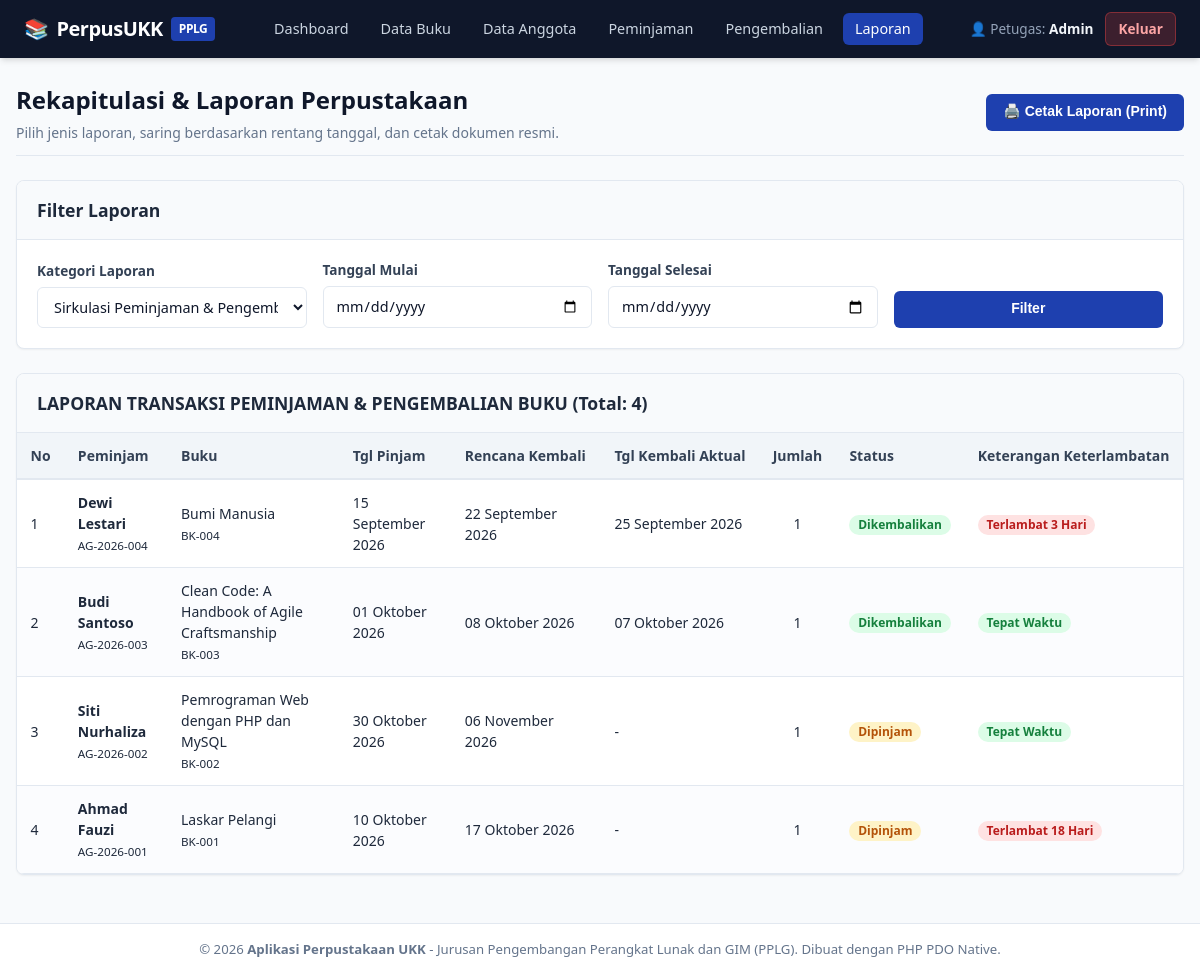
Page /perpus/versi-polos/laporan.php (signed in) on the committed database.
### tables this page shows
CREATE TABLE `peminjaman` (
    `id_peminjaman` INT AUTO_INCREMENT PRIMARY KEY,
    `id_anggota` INT NOT NULL,
    `id_buku` INT NOT NULL,
    `tanggal_pinjam` DATE NOT NULL,
    `tanggal_rencana_kembali` DATE NOT NULL,
    `tanggal_kembali_aktual` DATE NULL DEFAULT NULL,
    `jumlah_pinjam` INT NOT NULL DEFAULT 1,
    `status` ENUM('Dipinjam', 'Dikembalikan') NOT NULL DEFAULT 'Dipinjam',
    `created_at` TIMESTAMP DEFAULT CURRENT_TIMESTAMP,
    KEY `idx_peminjaman_status` (`status`),
    KEY `idx_peminjaman_tgl_pinjam` (`tanggal_pinjam`),
    CONSTRAINT `fk_peminjaman_anggota` 
        FOREIGN KEY (`id_anggota`) REFERENCES `anggota` (`id_anggota`) 
        ON DELETE RESTRICT ON UPDATE CASCADE,
    CONSTRAINT `fk_peminjaman_buku` 
        FOREIGN KEY (`id_buku`) REFERENCES `buku` (`id_buku`) 
        ON DELETE RESTRICT ON UPDATE CASCADE
);

CREATE TABLE `anggota` (
    `id_anggota` INT AUTO_INCREMENT PRIMARY KEY,
    `nomor_anggota` VARCHAR(20) NOT NULL UNIQUE,
    `nama_lengkap` VARCHAR(100) NOT NULL,
    `jenis_kelamin` ENUM('Laki-laki', 'Perempuan') NOT NULL,
    `alamat` TEXT NOT NULL,
    `no_telepon` VARCHAR(20) NOT NULL,
    `tanggal_pendaftaran` DATE NOT NULL,
    `created_at` TIMESTAMP DEFAULT CURRENT_TIMESTAMP,
    KEY `idx_anggota_nama` (`nama_lengkap`)
);

CREATE TABLE `buku` (
    `id_buku` INT AUTO_INCREMENT PRIMARY KEY,
    `kode_buku` VARCHAR(20) NOT NULL UNIQUE,
    `judul_buku` VARCHAR(150) NOT NULL,
    `pengarang` VARCHAR(100) NOT NULL,
    `penerbit` VARCHAR(100) NOT NULL,
    `tahun_terbit` YEAR NOT NULL,
    `kategori` VARCHAR(50) NOT NULL,
    `stok` INT NOT NULL DEFAULT 0,
    `created_at` TIMESTAMP DEFAULT CURRENT_TIMESTAMP,
    KEY `idx_buku_judul` (`judul_buku`)
);

### perpus/versi-polos/config/database.php (called while the page is built, shortened)
<?php
function escape($data) {
    return htmlspecialchars((string)$data, ENT_QUOTES, 'UTF-8');
}
function format_tanggal($tanggal) {
    if (empty($tanggal) || $tanggal === '0000-00-00') {
        return '-';
    }
    $bulanIndo = [
        1 => 'Januari', 'Februari', 'Maret', 'April', 'Mei', 'Juni',
        'Juli', 'Agustus', 'September', 'Oktober', 'November', 'Desember'
    ];
    $timestamp = strtotime($tanggal);
    $hari  = date('d', $timestamp);
    $bulan = $bulanIndo[(int)date('m', $timestamp)];
    $tahun = date('Y', $timestamp);
    return "{$hari} {$bulan} {$tahun}";
}
function hitung_keterlambatan($tglRencana, $tglAktual = null) {
    $targetRencana = new DateTime($tglRencana);
    $targetSelesai = !empty($tglAktual) ? new DateTime($tglAktual) : new DateTime(date('Y-m-d'));
    $targetRencana->setTime(0, 0, 0);
    $targetSelesai->setTime(0, 0, 0);
    if ($targetSelesai > $targetRencana) {
        $interval = $targetRencana->diff($targetSelesai);
        $hariTerlambat = (int)$interval->format('%a');
        return [
            'terlambat'   => true,
            'hari'        => $hariTerlambat,
            'status_teks' => "Terlambat {$hariTerlambat} Hari",
            'badge_class' => 'danger'
        ];
    } else {
        return [
            'terlambat'   => false,
            'hari'        => 0,
            'status_teks' => 'Tepat Waktu',
            'badge_class' => 'success'
        ];
    }
}

### perpus/versi-polos/laporan.php (the view, shortened to what this page needs)
<?php
require_once 'config/database.php';
$jenis_laporan   = $_GET['jenis'] ?? 'peminjaman';
$tanggal_mulai   = $_GET['tanggal_mulai'] ?? '';
$tanggal_selesai = $_GET['tanggal_selesai'] ?? '';
$dataLaporan = [];
$judulDokumen = "";
if ($jenis_laporan === 'buku') {
    $judulDokumen = "LAPORAN DATA KOLEKSI BUKU PERPUSTAKAAN";
    $stmt = $pdo->query("SELECT * FROM buku ORDER BY id_buku ASC");
    $dataLaporan = $stmt->fetchAll();
} else {
    $jenis_laporan = 'peminjaman';
    $judulDokumen = "LAPORAN TRANSAKSI PEMINJAMAN & PENGEMBALIAN BUKU";
    if (!empty($tanggal_mulai) && !empty($tanggal_selesai)) {
        $stmt = $pdo->prepare("
            SELECT p.*, a.nama_lengkap AS nama_anggota, a.nomor_anggota, b.judul_buku, b.kode_buku
            FROM peminjaman p
            JOIN anggota a ON p.id_anggota = a.id_anggota
            JOIN buku b ON p.id_buku = b.id_buku
            WHERE p.tanggal_pinjam BETWEEN :tgl_awal AND :tgl_akhir
            ORDER BY p.tanggal_pinjam ASC
        ");
        $stmt->execute([':tgl_awal' => $tanggal_mulai, ':tgl_akhir' => $tanggal_selesai]);
    } else {
        $stmt = $pdo->query("
            SELECT p.*, a.nama_lengkap AS nama_anggota, a.nomor_anggota, b.judul_buku, b.kode_buku
            FROM peminjaman p
            JOIN anggota a ON p.id_anggota = a.id_anggota
            JOIN buku b ON p.id_buku = b.id_buku
            ORDER BY p.id_peminjaman DESC
        ");
    }
    $dataLaporan = $stmt->fetchAll();
}
include 'includes/header.php';
?>
<div class="page-header no-print">
    <div>
        <h1 class="page-title">Rekapitulasi & Laporan Perpustakaan</h1>
        <p class="page-subtitle">Pilih jenis laporan, saring berdasarkan rentang tanggal, dan cetak dokumen resmi.</p>
    </div>
    <div class="page-actions">
        <button type="button" class="btn btn-primary" onclick="window.print()">
            🖨️ Cetak Laporan (Print)
        </button>
    </div>
</div>
<div class="card no-print" style="margin-bottom: 1.5rem;">
    <div class="card-header">
        <h2 class="card-title">Filter Laporan</h2>
    </div>
    <div class="card-body">
        <form action="laporan.php" method="GET" class="filter-form">
            <div class="grid grid-cols-4" style="align-items: flex-end; gap: 1rem;">
                <div class="form-group" style="margin-bottom: 0;">
                    <label for="jenis" class="form-label">Kategori Laporan</label>
                    <select id="jenis" name="jenis" class="form-select" onchange="this.form.submit()">
                        <option value="peminjaman" <?= ($jenis_laporan === 'peminjaman') ? 'selected' : '' ?>>
                            Sirkulasi Peminjaman & Pengembalian
                        </option>
                    </select>
                </div>
                <div class="form-group" style="margin-bottom: 0;">
                    <label for="tanggal_mulai" class="form-label">Tanggal Mulai</label>
                    <input type="date" id="tanggal_mulai" name="tanggal_mulai" class="form-control"
                           value="<?= escape($tanggal_mulai) ?>"
                           <?= ($jenis_laporan === 'buku') ? 'disabled style="background:#f1f5f9;"' : '' ?>>
                </div>
                <div class="form-group" style="margin-bottom: 0;">
                    <label for="tanggal_selesai" class="form-label">Tanggal Selesai</label>
                    <input type="date" id="tanggal_selesai" name="tanggal_selesai" class="form-control"
                           value="<?= escape($tanggal_selesai) ?>"
                           <?= ($jenis_laporan === 'buku') ? 'disabled style="background:#f1f5f9;"' : '' ?>>
                </div>
                <div style="display: flex; gap: 0.5rem;">
                    <button type="submit" class="btn btn-primary" style="flex: 1;">Filter</button>
                </div>
            </div>
        </form>
    </div>
</div>
<div class="card">
    <div class="card-header no-print">
        <h2 class="card-title"><?= escape($judulDokumen) ?> (Total: <?= count($dataLaporan) ?>)</h2>
    </div>
    <div class="card-body" style="padding: 0;">
        <div class="table-responsive">
            <?php if ($jenis_laporan === 'buku'): ?>
                <table class="table table-striped">
                    <thead>
                        <tr>
                            <th>No</th>
                            <th>Kode Buku</th>
                            <th>Judul Buku</th>
                            <th>Pengarang</th>
                            <th>Penerbit</th>
                            <th>Tahun</th>
                            <th>Kategori</th>
                            <th>Stok</th>
                        </tr>
                    </thead>
                    <tbody>
                        <?php if (empty($dataLaporan)): ?>
                            <tr>
                                <td colspan="8" style="text-align: center; padding: 2rem;">Tidak ada data buku yang tersedia.</td>
                            </tr>
                        <?php else: ?>
                            <?php $no = 1; foreach ($dataLaporan as $b): ?>
                                <tr>
                                    <td><?= $no++ ?></td>
                                    <td><code><?= escape($b['kode_buku']) ?></code></td>
                                    <td><strong><?= escape($b['judul_buku']) ?></strong></td>
                                    <td><?= escape($b['pengarang']) ?></td>
                                    <td><?= escape($b['penerbit']) ?></td>
                                    <td><?= escape($b['tahun_terbit']) ?></td>
                                    <td><?= escape($b['kategori']) ?></td>
                                    <td style="text-align: center;"><strong><?= (int)$b['stok'] ?></strong></td>
                                </tr>
                            <?php endforeach; ?>
                        <?php endif; ?>
                    </tbody>
                </table>
            <?php else: ?>
                <table class="table table-striped">
                    <thead>
                        <tr>
                            <th>No</th>
                            <th>Peminjam</th>
                            <th>Buku</th>
                            <th>Tgl Pinjam</th>
                            <th>Rencana Kembali</th>
                            <th>Tgl Kembali Aktual</th>
                            <th>Jumlah</th>
                            <th>Status</th>
                            <th>Keterangan Keterlambatan</th>
                        </tr>
                    </thead>
                    <tbody>
                        <?php if (empty($dataLaporan)): ?>
                            <tr>
                                <td colspan="9" style="text-align: center; padding: 2rem;">Tidak ada transaksi peminjaman pada periode ini.</td>
                            </tr>
                        <?php else: ?>
                            <?php $no = 1; foreach ($dataLaporan as $p): ?>
                                <?php
                                    $info = hitung_keterlambatan($p['tanggal_rencana_kembali'], $p['tanggal_kembali_aktual']);
                                ?>
                                <tr>
                                    <td><?= $no++ ?></td>
                                    <td>
                                        <strong><?= escape($p['nama_anggota']) ?></strong><br>
                                        <small><?= escape($p['nomor_anggota']) ?></small>
                                    </td>
                                    <td>
                                        <?= escape($p['judul_buku']) ?><br>
                                        <small><?= escape($p['kode_buku']) ?></small>
                                    </td>
                                    <td><?= format_tanggal($p['tanggal_pinjam']) ?></td>
                                    <td><?= format_tanggal($p['tanggal_rencana_kembali']) ?></td>
                                    <td><?= format_tanggal($p['tanggal_kembali_aktual']) ?></td>
                                    <td style="text-align: center;"><?= (int)$p['jumlah_pinjam'] ?></td>
                                    <td>
                                        <span class="badge badge-<?= ($p['status'] === 'Dipinjam') ? 'warning' : 'success' ?>">
                                            <?= escape($p['status']) ?>
                                        </span>
                                    </td>
                                    <td>
                                        <span class="badge badge-<?= $info['badge_class'] ?>">
                                            <?= $info['status_teks'] ?>
                                        </span>
                                    </td>
                                </tr>
                            <?php endforeach; ?>
                        <?php endif; ?>
                    </tbody>
                </table>
            <?php endif; ?>
        </div>
    </div>
</div>
<?php include 'includes/footer.php'; ?>

### perpus/versi-polos/assets/style.css (style rules this page uses)
:root { --primary: #1e40af; --primary-hover: #1d4ed8; --primary-light: #dbeafe; --secondary: #475569; --secondary-hover: #334155; --success: #15803d; --success-bg: #dcfce7; --danger: #b91c1c; --danger-bg: #fee2e2; --warning: #b45309; --warning-bg: #fef3c7; --info: #0369a1; --info-bg: #e0f2fe; --bg-page: #f8fafc; --bg-card: #ffffff; --text-main: #0f172a; --text-muted: #64748b; --border-color: #e2e8f0; --radius: 8px; --shadow-sm: 0 1px 2px 0 rgba(0, 0, 0, 0.05); --shadow-md: 0 4px 6px -1px rgba(0, 0, 0, 0.1), 0 2px 4px -2px rgba(0, 0, 0, 0.1); --shadow-lg: 0 10px 15px -3px rgba(0, 0, 0, 0.1), 0 4px 6px -4px rgba(0, 0, 0, 0.1); --transition: all 0.2s ease-in-out; }
* { box-sizing: border-box; margin: 0; padding: 0; }
body { font-family: system-ui, -apple-system, 'Segoe UI', Roboto, Helvetica, Arial, sans-serif; background-color: var(--bg-page); color: var(--text-main); line-height: 1.5; display: flex; flex-direction: column; min-height: 100vh; }
.page-header { display: flex; justify-content: space-between; align-items: center; flex-wrap: wrap; gap: 1rem; margin-bottom: 1.5rem; padding-bottom: 0.75rem; border-bottom: 1px solid var(--border-color); }
.page-title { font-size: 1.5rem; font-weight: 700; color: #0f172a; }
.page-subtitle { font-size: 0.875rem; color: var(--text-muted); margin-top: 0.25rem; }
.grid { display: grid; gap: 1.25rem; }
.grid-cols-4 { grid-template-columns: repeat(auto-fit, minmax(240px, 1fr)); }
.card { background-color: var(--bg-card); border: 1px solid var(--border-color); border-radius: var(--radius); box-shadow: var(--shadow-sm); margin-bottom: 1.5rem; overflow: hidden; }
.card-header { padding: 1rem 1.25rem; background-color: #f8fafc; border-bottom: 1px solid var(--border-color); display: flex; justify-content: space-between; align-items: center; flex-wrap: wrap; gap: 0.5rem; }
.card-title { font-size: 1.1rem; font-weight: 600; color: #1e293b; }
.card-body { padding: 1.25rem; }
.form-group { margin-bottom: 1rem; }
.form-label { display: block; font-size: 0.85rem; font-weight: 600; margin-bottom: 0.35rem; color: #334155; }
.form-control, .form-select { width: 100%; padding: 0.55rem 0.75rem; font-size: 0.9rem; line-height: 1.4; color: #0f172a; background-color: #ffffff; border: 1px solid var(--border-color); border-radius: 6px; outline: none; transition: var(--transition); font-family: inherit; }
.btn { display: inline-flex; align-items: center; justify-content: center; gap: 0.4rem; padding: 0.55rem 1rem; font-size: 0.875rem; font-weight: 600; border-radius: 6px; cursor: pointer; border: 1px solid transparent; text-decoration: none; transition: var(--transition); line-height: 1.25; }
.btn-primary { background-color: var(--primary); color: #ffffff; }
.table-responsive { width: 100%; overflow-x: auto; -webkit-overflow-scrolling: touch; }
.table { width: 100%; border-collapse: collapse; font-size: 0.875rem; text-align: left; }
.table th { background-color: #f1f5f9; color: #334155; font-weight: 600; padding: 0.75rem 0.85rem; border-bottom: 2px solid var(--border-color); white-space: nowrap; }
.table td { padding: 0.75rem 0.85rem; border-bottom: 1px solid var(--border-color); color: #1e293b; vertical-align: middle; }
.table-striped tbody tr:nth-of-type(even) { background-color: #fbfcfe; }
.badge { display: inline-block; padding: 0.25rem 0.55rem; font-size: 0.75rem; font-weight: 600; border-radius: 9999px; line-height: 1; text-align: center; white-space: nowrap; }
.badge-success { background-color: var(--success-bg); color: var(--success); }
.badge-danger { background-color: var(--danger-bg); color: var(--danger); }
.badge-warning { background-color: var(--warning-bg); color: var(--warning); }

### rows in the picture
peminjaman: id_anggota.nama_lengkap "Dewi Lestari", id_anggota.nomor_anggota "AG-2026-004", id_buku.judul_buku "Bumi Manusia", id_buku.kode_buku "BK-004", tanggal_pinjam "15 September 2026", tanggal_rencana_kembali "22 September 2026", tanggal_kembali_aktual "25 September 2026", jumlah_pinjam "1", status "Dikembalikan", tanggal_rencana_kembali+tanggal_kembali_aktual "Terlambat 3 Hari"
peminjaman: id_anggota.nama_lengkap "Budi Santoso", id_anggota.nomor_anggota "AG-2026-003", id_buku.judul_buku "Clean Code: A Handbook of Agile Craftsmanship", id_buku.kode_buku "BK-003", tanggal_pinjam "01 Oktober 2026", tanggal_rencana_kembali "08 Oktober 2026", tanggal_kembali_aktual "07 Oktober 2026", jumlah_pinjam "1", status "Dikembalikan", tanggal_rencana_kembali+tanggal_kembali_aktual "Tepat Waktu"
peminjaman: id_anggota.nama_lengkap "Siti Nurhaliza", id_anggota.nomor_anggota "AG-2026-002", id_buku.judul_buku "Pemrograman Web dengan PHP dan MySQL", id_buku.kode_buku "BK-002", tanggal_pinjam "30 Oktober 2026", tanggal_rencana_kembali "06 November 2026", tanggal_kembali_aktual "-", jumlah_pinjam "1", status "Dipinjam", tanggal_rencana_kembali+tanggal_kembali_aktual "Tepat Waktu"
peminjaman: id_anggota.nama_lengkap "Ahmad Fauzi", id_anggota.nomor_anggota "AG-2026-001", id_buku.judul_buku "Laskar Pelangi", id_buku.kode_buku "BK-001", tanggal_pinjam "10 Oktober 2026", tanggal_rencana_kembali "17 Oktober 2026", tanggal_kembali_aktual "-", jumlah_pinjam "1", status "Dipinjam", tanggal_rencana_kembali+tanggal_kembali_aktual "Terlambat 18 Hari"

### other values in the picture
$_SESSION['nama_lengkap'] "Admin"
$judulDokumen "LAPORAN TRANSAKSI PEMINJAMAN & PENGEMBALIAN BUKU"
count($dataLaporan) "4"
